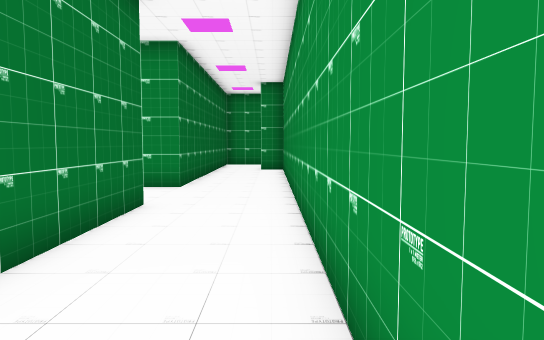
view 1 (above)

18 first-person views from a walk through a scene from a Unity 3-D project. The camera is 1.2 m above the floor, tilts 4° down and sees 70° across. The floor is counted in squares, 1 m on a side. Each view is taken from the middle of a square. On the plan, view 1 faces up. The plan holds only what a view shows up to about 15 squares ahead; the rest is blank. The player character is not drawn. Some animated figures are not drawn. Door leaves are left out, so doorways stand open.

view 2
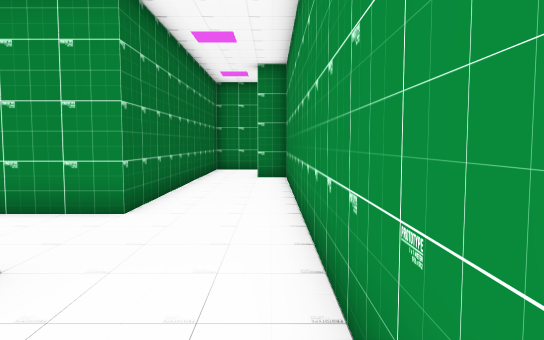

view 3
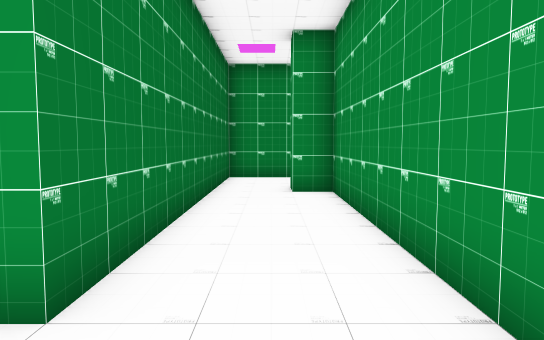

view 4
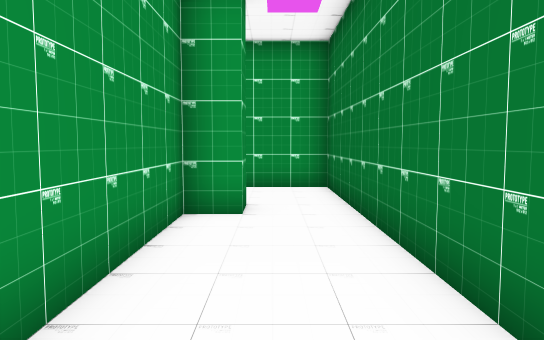

view 5
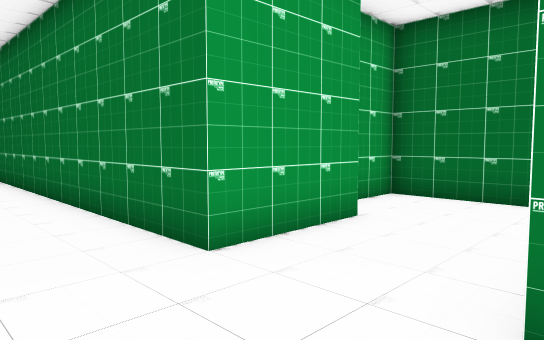

view 6
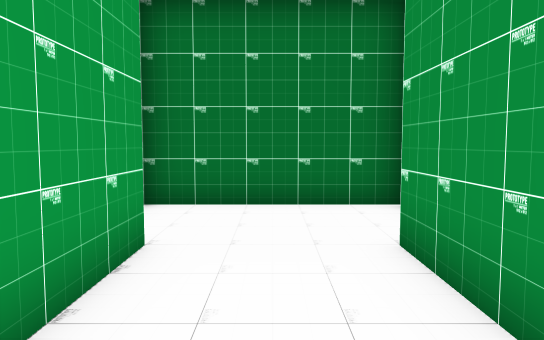

view 7
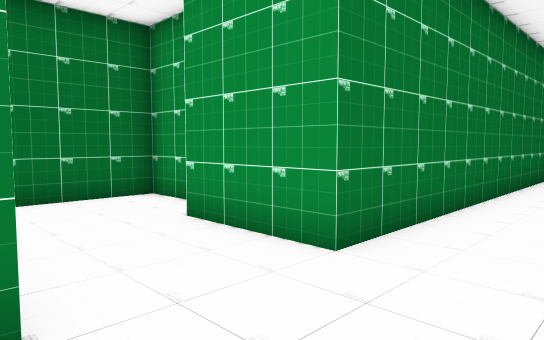

view 8
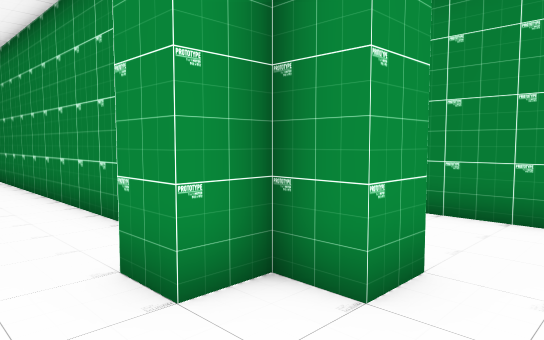

view 9
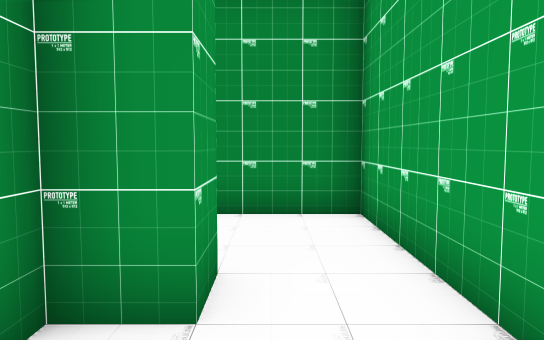

view 10
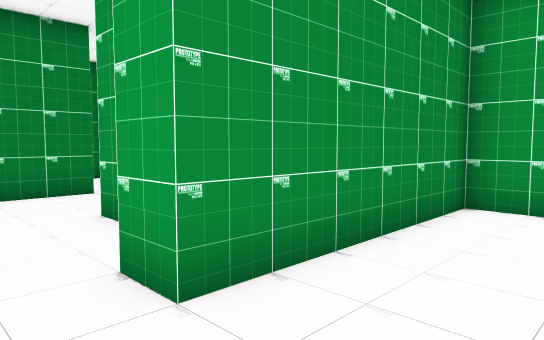

view 11
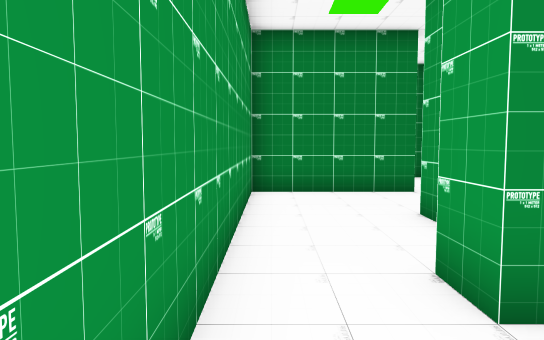

view 12
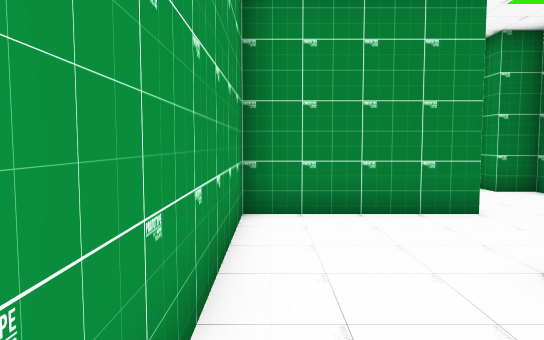

view 13
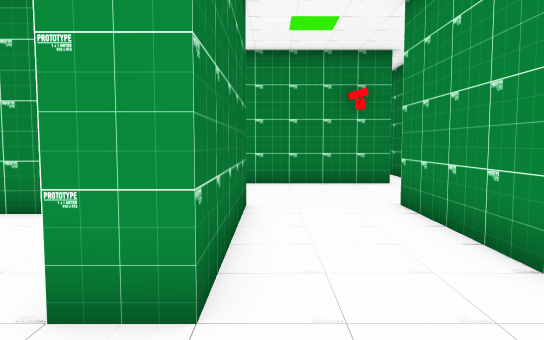

view 14
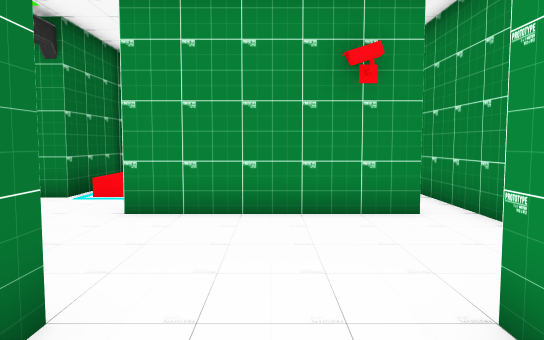

view 15
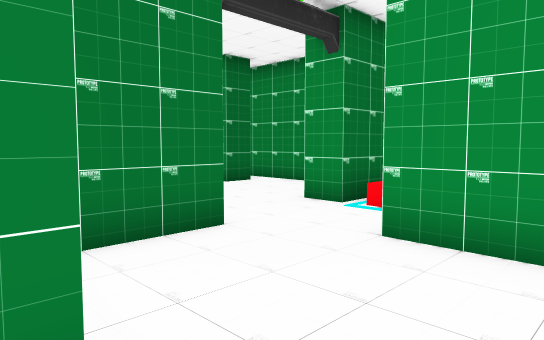

view 16
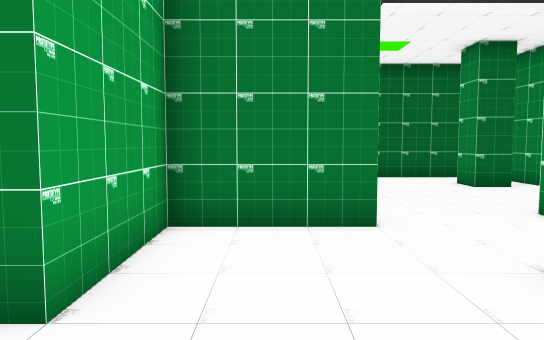

view 17
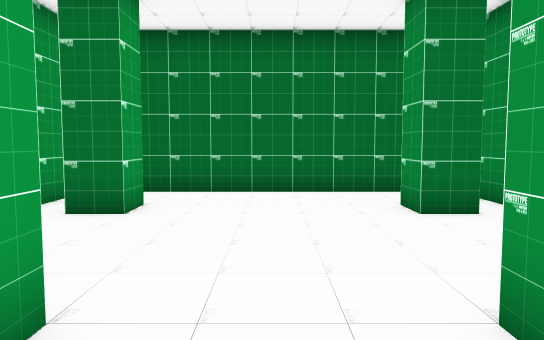

view 18
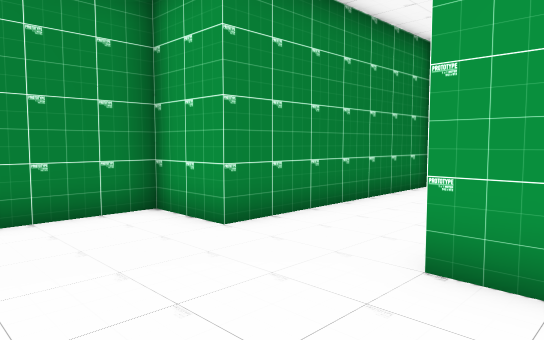

### Floor plan
Ten units are one square. View 1 is at (0, 0); x grows to the right and y downward. Boxes are objects, and circles mark ways between rooms. Rooms are numbered by the first view taken in them; rooms with no view inside come last. Other rooms are left out.
<svg viewBox="-90 -220 270 270">
<path fill="none" stroke="#000" d="M-56 -75 -25 -75 -25 45 45 45 45 -15M46 -35 26 -35M-70 -115 -85 -115 -85 -65 -70 -65M16 25 5 25 5 15 -5 15 -5 5 5 5 5 -175 -5 -175 -5 -182M-2 -215 -25 -215 -25 -105 -55 -105M78 -5 85 -5M95 -76 95 -45 125 -45 125 5 115 5 115 -35 46 -35M45 -15 55 -15M155 26 155 -45 175 -45 175 -94M145 36 145 25 152 25M166 -85 115 -85M35 -65 45 -65 45 -55M45 -126 45 -115 35 -115M60 -135 26 -135M95 -105 85 -105M15 -125 15 -58M26 -45 35 -45"/>
<circle cx="50" cy="-25" r="3" fill="#2a7"/>
<circle cx="90" cy="-85" r="3" fill="#2a7"/>
<text x="-10" y="-70">1</text>
<text x="110" y="-30">2</text>
<text x="50" y="-90">3</text>
</svg>
Room 1 opens to room 2. Room 2 opens to room 3.

Where each view was taken, in squares from view 1:
view 1: 0 up, 0 right, facing up
view 2: 4 up, 0 right, facing up
view 3: 8 up, 1 left, facing up
view 4: 6 up, 1 left, facing down
view 5: 11 up, 0 right, facing down-left
view 6: 9 up, 1 left, facing left
view 7: 7 up, 0 right, facing up-left
view 8: 4 down, 2 left, facing up-right
view 9: 3 down, 2 left, facing right
view 10: 3 up, 2 right, facing down-right
view 11: 3 up, 2 right, facing right
view 12: 3 up, 5 right, facing right
view 13: 3 down, 13 right, facing up
view 14: 2 up, 14 right, facing up
view 15: 4 up, 14 right, facing up-left
view 16: 6 up, 15 right, facing left
view 17: 9 up, 11 right, facing left
view 18: 8 up, 11 right, facing down-right
